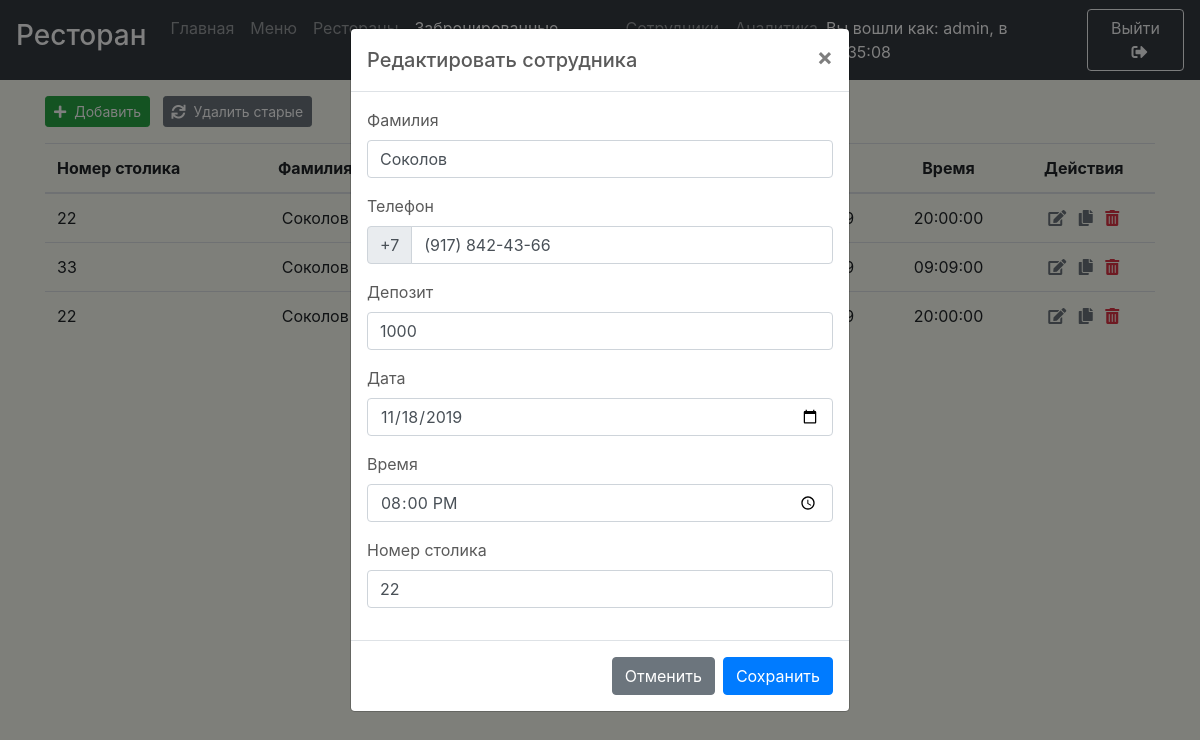
The app's page /reservations?id=55&state=1 (signed in) with its own data.
### tables this page shows
CREATE TABLE `reservations` (
  `reservation_id` int(11) NOT NULL AUTO_INCREMENT,
  `date` date DEFAULT NULL,
  `time` time DEFAULT NULL,
  `telephone` varchar(20) DEFAULT NULL,
  `deposit` float DEFAULT 0,
  `name` varchar(60) DEFAULT NULL,
  `table_number` varchar(2) DEFAULT NULL,
  PRIMARY KEY (`reservation_id`)
);

### config/config.php (called while the page is built)
<?
    $_CONFIG = [
        'DATABASE' => [
            'HOST' => 'localhost',
            'NAME' => 'lab2',
            'USERNAME' => 'root',
            'PASS' => '',
            'CHARSET' => 'utf8',
            'CONNECT' => $_SERVER['DOCUMENT_ROOT'] . '/core/database/db-connect.php'
        ],
        'SRC_PATH' => $_SERVER['DOCUMENT_ROOT'] . '/core/src/',
        'FUNCTIONS_PATH' => $_SERVER['DOCUMENT_ROOT'] . '/core/functions/',
        'TEMPLATES' => [
            'HEADER' => $_SERVER['DOCUMENT_ROOT'] . '/core/templates/header.php',
            'FOOTER_ALL_SCRIPTS' => $_SERVER['DOCUMENT_ROOT'] . '/core/templates/footer-all-scripts.php',
            'FOOTER_BOOTSTRAP' => $_SERVER['DOCUMENT_ROOT'] . '/core/templates/footer-bootstrap-scripts.php',
            'FOOTER_CRUD' => $_SERVER['DOCUMENT_ROOT'] . '/core/templates/footer-crud.php',
        ],
        'ANALITYCS' => [
            'MODULE_FOLDER' => $_SERVER['DOCUMENT_ROOT'] . '/core/magic/analitycs',
            'FULL_PATH_TO_MODULE' => $_SERVER['DOCUMENT_ROOT'] . '/core/magic/analitycs/analytics.php',
            'DEL' => 'core/magic/analitycs/delete-page',
        ],
        'RESERVATIONS' => [
            'MODULE_FOLDER' => $_SERVER['DOCUMENT_ROOT'] . '/core/magic/reservations',
            'HANDLE' => 'core/magic/reservations/handle-reservation',
            'CPY' => 'core/magic/reservations/copy-reservation',
            'DEL' => 'core/magic/reservations/delete-reservation',
            'OLD' => 'core/magic/reservations/delete-old-reservations',
        ],
        'EMPLOYEES' =>[
            'MODULE_FOLDER' => $_SERVER['DOCUMENT_ROOT'] . '/core/magic/employees',
            'HANDLE' => 'core/magic/employees/handle-employee',
            'CPY' => 'core/magic/employees/copy-employee',
            'DEL' => 'core/magic/employees/delete-employee',
            'PATH_TO_PHOTOS' => 'uploads/employees/',
            'FULL_PATH_TO_PHOTOS' => $_SERVER['DOCUMENT_ROOT'] . '/uploads/employees/',
            'IMAGE_W' => 100,
            'IMAGE_H' => 100
        ],
    ];

### reservations.php (the view, shortened to what this page needs)
<?php
  if (!isset($_SESSION['login'])){
    header('HTTP/1.0 404 Not Found');
    header('Status: 404 Not Found');
  }
  else{
    require_once($_SERVER['DOCUMENT_ROOT'] . "/config/config.php");
    require_once($_SERVER['DOCUMENT_ROOT'] . "/config/config.php");
    $id = isset($_GET["id"]) ? $_GET["id"] : NULL;
    $state = isset($_GET["state"]) ? $_GET["state"] : -1;
    $name = NULL;
    $tel = NULL;
    $date = NULL;
    $time = NULL;
    $table_number = NULL;
    $deposit = 0;
    if (($state == 0 || $state == 1 || $state == 2) && $id){
      $str = $db->prepare("SELECT * FROM reservations WHERE reservation_id = $id");
      $str->execute();
      $result = $str->fetch();
      if (isset($result)){
        $name = $result["name"];
        $tel = str_replace ( "+7 " , "", $result['telephone']);
        $date = $result['date'];
        $time = $result['time'];
        $table_number = $result['table_number'];
        $deposit = $result['deposit'];
      }
    }
    $name = isset($_GET["name"]) ? $_GET["name"] : $name;
    $tel = isset($_GET["tel"]) ? $_GET["tel"] : $tel;
    $date = isset($_GET["date"]) ? $_GET["date"] : $date;
    $time = isset($_GET["time"]) ? $_GET["time"] : $time;
    $table_number = isset($_GET["table_number"]) ? $_GET["table_number"] : $table_number;
    $deposit = isset($_GET["deposit"]) ? $_GET["deposit"] : $deposit;
?>
<main role="main" id="main">
    <div class="container mt-5 mb-5">
        <? if ((!isset($_SESSION['login']) || ($db == NULL))):?>
          <h1>
            Вы должны зайти в аккаунт чтобы просмотреть содержимое!
          </h1>
        <? else:?>
        <div class="modal fade" id="handlerModal" tabindex="-1" role="dialog" aria-labelledby="modalLabel" aria-hidden="true">
          <div class="modal-dialog" role="document">
              <div class="modal-content">
                <div class="modal-header">
                  <h5 class="modal-title" id="modalLabel"><?=$id?"Редактировать сотрудника":"Добавить сотрудника"?></h5>
                  <button type="button" class="close" data-dismiss="modal" aria-label="Close">
                    <span aria-hidden="true">&times;</span>
                  </button>
                </div>
                <form action="<?=$_CONFIG['RESERVATIONS']['HANDLE']?>" method="POST" class="needs-validation" novalidate>
                  <div class="modal-body">
                    <div class="form-group">
                        <label for="name">Фамилия</label>
                        <input type="text" class="form-control" id="name" name="name" pattern="^[A-яёЁA-z\s]{3,25}$" minlength="3" maxlength="25" value="<?=$name?>" required >
                    </div>
                    <div class="form-group">
                        <label for="tel">Телефон</label>
                        <div class="input-group">
                          <div class="input-group-prepend">
                            <div class="input-group-text">+7</div>
                          </div>
                          <input type="tel" class="form-control" id="tel" name="tel" pattern="^\s?[\(]{0,1}9[0-9]{2}[\)]{0,1}\s?\d{3}[-]{0,1}\d{2}[-]{0,1}\d{2}$" value="<?=$tel?>" required>
                        </div>
                    </div>
                    <div class="form-group">
                        <label for="deposit">Депозит</label>
                        <input type="number" class="form-control" id="deposit" name="deposit" step=any pattern="\d+(\.\d*)?" min="0" value="<?=$deposit?>">
                    </div>
                    <div class="form-group">
                      <label for="date">Дата</label>
                      <input type="date" class="form-control datepicker" id="date" name="date" pattern="^(0[1-9]|[12][0-9]|3[01])\.(0[1-9]|1[012])\.(19|20)\d\d$" <? if (!$id) echo "min=\"<?=date('Y-m-d')?>\""?> value="<?=$date?>" placeholder="Дата" required>
                    </div>
                    <div class="form-group">
                      <label for="time">Время</label>
                      <input type="time" class="form-control" id="time" name="time" min="09:00" max="22:00" pattern="^([0-1]\d|2[0-3])(:[0-5]\d)$" value="<?=$time?>" required>
                    </div>
                    <div class="form-group">
                      <label for="table_number">Номер столика</label>
                      <input type="number" class="form-control" id="table_number" name="table_number" pattern="^[1-9]$|^[1-5][0-9]$|^6[0-8]$" min="1" max="68" value="<?=$table_number?>" required>
                    </div>
                  </div>
                  <div class="modal-footer">
                    <button type="button" class="btn btn-secondary" data-dismiss="modal"><?=$id?"Отменить":"Закрыть"?></button>
                    <button type="submit" class="btn btn-primary"><?=$id?"Сохранить":"Добавить"?></button>
                  </div>
                </form>
              </div>
          </div>
        </div>
        <button type="button" class="btn btn-sm btn-success mb-3" data-toggle="modal" data-target="#handlerModal"><i class="fas fa-plus mr-2"></i>Добавить</button>
        <button type="button" class="btn btn-sm btn-secondary text-white ml-2 mb-3" data-toggle="modal" data-target="#oldTables"><i class="fas fa-sync mr-2"></i>Удалить старые</button>
        <table class="w-100 table">
          <thead>
            <tr>
                <th>Номер столика</th>
                <th class="text-center">Фамилия</th>
                <th class="text-center">Телефон</th>
                <th class="text-center">Депозит</th>
                <th class="text-center">Дата</th>
                <th class="text-center">Время</th>
                <th class="text-center">Действия</th>
            </tr>
          </thead>
            <?
                if ($db):
                  $result = $db->query("SELECT * FROM reservations");
                  foreach($result as $result_value):?>
                      <tr>
                          <td><?=$result_value['table_number']?></td>
                          <td class="text-center"><?=$result_value['name']?></td>
                          <td class="text-center"><?=$result_value['telephone']?></td>
                          <td class="text-center"><?=$result_value['deposit']?></td>
                          <td class="text-center"><?=date('d.m.Y', strtotime($result_value['date']))?></td>
                          <td class="text-center"><?=$result_value['time']?></td>
                          <td class="text-center">
                            <a title="Редактировать" href="reservations?id=<?=$result_value['reservation_id']?>&state=1" class="text-muted mr-2" rel="nofollow"><i class="fas fa-edit"></i></a>
                            <a title="Дублировать" href="<?=$_CONFIG['RESERVATIONS']['CPY']?>?id=<?=$result_value['reservation_id']?>" class="text-muted mr-2" rel="nofollow"><i class="fas fa-copy"></i></a>
                            <a title="Удалить" href="reservations?id=<?=$result_value['reservation_id']?>&state=2" class="text-danger" rel="nofollow"><i class="fas fa-trash-alt"></i></a>
                          </td>
                      </tr>
                  <?endforeach;
                endif;?>
        </table>
        <? endif;?>
    </div>
</main>
<?
}
?>

### core/src/css/main.css (style rules this page uses)
body { color: #5a5a5a; background-color: #f7ffb725; }
main { padding: 3rem 0 2rem; }
body { min-height: 100vh; }
table a { color: inherit!important; }

### core/src/css/all.css (style rules this page uses)
.fa, .fas, .far, .fal, .fad, .fab { -moz-osx-font-smoothing: grayscale; -webkit-font-smoothing: antialiased; display: inline-block; font-style: normal; font-variant: normal; text-rendering: auto; line-height: 1; }
.fa-copy:before { content: "\f0c5"; }
.fa-edit:before { content: "\f044"; }
.fa-plus:before { content: "\f067"; }
.fa-sync:before { content: "\f021"; }
.fa-trash-alt:before { content: "\f2ed"; }
.fa, .fas { font-family: 'Font Awesome 5 Free'; font-weight: 900; }

### records on screen
reservations: name "Соколов", tel "(917) 842-43-66", deposit "1000", date "11/18/2019", time "20:00:00", table_number "22"
reservations: table_number "22", name "Соколов", time "20:00:00"
reservations: table_number "33", name "Соколов", time "09:09:00"

### other values on screen
$_SESSION['login'] "admin"
$_SESSION['login_time'] "12:35:08"
